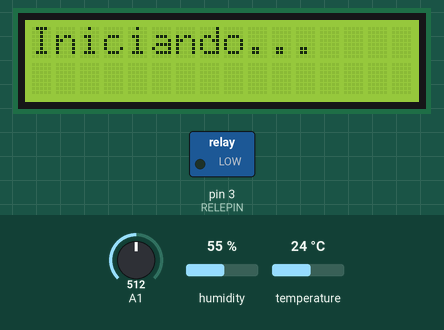
Bench run of a sketch on a simulated Arduino Uno, built with avr-gcc and run on an emulated ATmega328P. Shown: 16×2 character LCD, switched loads named in the sketch (green lamp = pin HIGH). The test bench sets the inputs (shaded band); at power-on: A1 = 512, humidity 55 %, temperature 24 °C. What the sketch prints to the serial monitor is not drawn.

Above: at 0.2 s.
At 3.2 s:
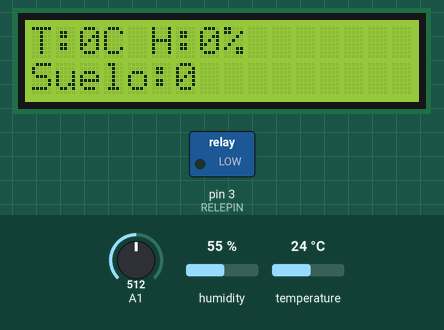
At 30.1 s:
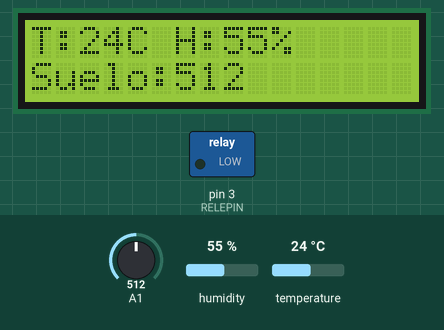

Measured:
- what the display in image 0 shows lasts 3.1 s, from 0.1 s to 3.2 s
- what the display in image 1 shows lasts 26.8 s, from 3.2 s to 30.0 s

The sketch:

SensoresRiegoConLCD_V5.ino
```cpp
/*********************

Example code for the Adafruit RGB Character LCD Shield and Library

This code displays text on the shield, and also reads the buttons on the keypad.
When a button is pressed, the backlight changes color.

**********************/

// include the library code:
#include <LiquidCrystal.h>
#include "DHT.h"

// The shield uses the I2C SCL and SDA pins. On classic Arduinos
// this is Analog 4 and 5 so you can't use those for analogRead() anymore
// However, you can connect other I2C sensors to the I2C bus and share
// the I2C bus.

// These #defines make it easy to set the backlight color
#define WHITE 0x7
#define DHTPIN 2
#define DHTTYPE DHT11
#define RELEPIN 3

LiquidCrystal lcd(8, 9, 4, 5, 6, 7);
DHT dht(DHTPIN, DHTTYPE);

// GLOBAL VARIABLES
unsigned long previousMillis = 0;
const long interval = 1000;
unsigned long previousMillis2 = 0;
// Tiempo entre lecturas de los sensores cuando no se está regando
const long interval2_sinriego = 30000;
// Tiempo entre lecturas de los sensores cuando se está regando
const long interval2_conriego = 5000;
// Tiempo entre lecturas de los sensores
long interval2 = interval2_sinriego;

// Se establece el valor umbral hasta el que hay que regar dependiendo de si hace más calor o hay mayor humedad en el aire
int valor_humedad_riego_normal = 900;
int valor_humedad_riego_extra = 800;
int valor_humedad_riego_reducido = 1000;

// Se establecen los valores de los umbrales a partir de los cuales se regará (umbral_seco), hará más calor y por tanto habrá que regar más (temperatura_min)
// y hay mayor nivel de humedad en el aire y por tanto no hace falta regar tanto (umbral_humedad_aire)
int umbral_seco = valor_humedad_riego_normal;
float temperatura_min = 25.00;
float umbral_humedad_aire = 60.00;

// Se inicializan las variables a un valor que iremos variando a medida que vayamos leyendo los valores de los sensores
int sensorHumedadSueloValue = 0;
float h = 0.00;
float t = 0.00;

// Inicializamos los acumuladores que irán acumulando los valores de las lecturas de los sensores y el contador de lecturas
long int acumulador_sensorHumedadSueloValue = 0;
float acumulador_humedad = 0.00;
float acumulador_temperatura = 0.00;
int contadorLecturas = 0;

// Se inicializan los valores de las medias de los valores de los sensores, para evitar fluctuaciones de los valores de forma inesperada
long int media_sensorHumedadSueloValue = 0;
float media_humedad = 0.00;
float media_temperatura = 0.00;

// El valor de si los sensores están listos o no se inicializa a false para después cambiar su valor a true cuando se haya realizado la primera lectura de sensores válida
bool sensoresListos = false;

// Bandera que cambiará su valor a true cuando se hayan leído correctamente los sensores por primera vez
bool primeraVez = false;

// Bandera que cambia su valor a true si se está regando la planta y, en consecuencia, se calculará la media de las lecturas de los sensores cada menos tiempo
bool regando = false;

// Bloque de configuración inicial
void setup() {
  // Debugging output
  Serial.begin(9600);
  // set up the LCD's number of columns and rows:
  lcd.begin(16, 2);
  dht.begin();
  // Configuramos el pin del relé como pin de salida
  pinMode(RELEPIN, OUTPUT);
  // Inicializamos el relé a un nivel bajo para que esté desactivado hasta que se realice una lectura
  digitalWrite(RELEPIN, LOW);
  // Lanzamos un mensaje de bienvenida al iniciar el programa
  Serial.println("=================================");
  Serial.println("  SISTEMA DE RIEGO AUTOMÁTICO");
  Serial.println("  Iniciando programa de riego...");
  Serial.println("=================================");

  // Lanzamos un mensaje de bienvenida en la pantalla LCD
  lcd.clear();
  lcd.setCursor(0, 0);
  lcd.print("Iniciando...");
  delay(3000);
  lcd.clear();
}

// Bloque iterativo que ejecuta el programa
void loop() {
  unsigned long currentMillis = millis();
  // Leemos los valores de los sensores cada 1 segundos
  if (currentMillis - previousMillis >= interval) {
    previousMillis = currentMillis;
    // Leemos el valor del sensor de humedad del suelo en la entrada analógica "A1"
    sensorHumedadSueloValue = analogRead(A1);
    // Leemos el valor de la humedad del aire en el sensor DHT11
    h = dht.readHumidity();
    // Leemos el valor de la temperatura del ambiente en el sensor DHT11
    t = dht.readTemperature();
    // En caso de que los valores leídos por los sensores no sean los correctos, no se tendrán en cuenta
    if ((!isnan(h) && !isnan(t) && !isnan(sensorHumedadSueloValue)) && (primeraVez == false)) {
      acumulador_sensorHumedadSueloValue = acumulador_sensorHumedadSueloValue + sensorHumedadSueloValue;
      acumulador_humedad = acumulador_humedad + h;
      acumulador_temperatura = acumulador_temperatura + t;
      contadorLecturas = contadorLecturas + 1;
    }
    // En caso de que haya habido una lectura correcta por primera vez
    else if ((!isnan(h) && !isnan(t) && !isnan(sensorHumedadSueloValue)) && (primeraVez == true) && (sensorHumedadSueloValue >= media_sensorHumedadSueloValue-90 && sensorHumedadSueloValue <= media_sensorHumedadSueloValue+90)) {
      acumulador_sensorHumedadSueloValue = acumulador_sensorHumedadSueloValue + sensorHumedadSueloValue;
      acumulador_humedad = acumulador_humedad + h;
      acumulador_temperatura = acumulador_temperatura + t;
      contadorLecturas = contadorLecturas + 1;
    }
  }
  // Si se está regando, se calculará la media de las lecturas de los sensores cada 5 segundos
  if (regando == true) {
    interval2 = interval2_conriego;
  }
  // Si no se está regando, se calculará la media de las lecturas de los sensores cada 30 segundos
  else {
    interval2 = interval2_sinriego;
  }
  // Calculamos la media de los valores de los sensores cada más o menos tiempo según se esté regando o no (una vez que se han leído sus valores varias veces)
  if (currentMillis - previousMillis2 >= interval2) {
    previousMillis2 = currentMillis;
    // Se calcularán las medias siempre y cuando no hayan sido erróneas todas las lecturas
    if (contadorLecturas > 0) {
      // Calculamos las medias de los valores de los sensores
      media_sensorHumedadSueloValue = acumulador_sensorHumedadSueloValue / contadorLecturas;
      media_humedad = acumulador_humedad / contadorLecturas;
      media_temperatura = acumulador_temperatura / contadorLecturas;
      // Imprimimos por el monitor serie los valores de las medias
      Serial.print("Humedad del suelo es: ");
      Serial.println(media_sensorHumedadSueloValue);
      Serial.print("Humedad del aire es: ");
      Serial.print(media_humedad);
      Serial.println(" %");
      Serial.print("Temperatura es: ");
      Serial.print(media_temperatura);
      Serial.println(" ºC");
      primeraVez = true;
      sensoresListos = true;
    }
    else {
      // Si todas las lecturas han sido erróneas, se imprimirá que ha habido un error en todas las lecturas
      Serial.println("¡Error en todas las lecturas de los sensores!");
      lcd.setCursor(0, 0);
      lcd.print("Error en");
      lcd.setCursor(0, 1);
      lcd.print("lecturas");
      sensoresListos = false;
    }
    // Dejamos un hueco entre informaciones de datos
    Serial.println(" ");
    acumulador_sensorHumedadSueloValue = 0;
    acumulador_humedad = 0.00;
    acumulador_temperatura = 0.00;
    contadorLecturas = 0;
  }
  // Si se supera una temperatura, hará más calor y por tanto la planta debe alcanzar un mayor nivel de humedad
  if (media_temperatura >= temperatura_min) {
    umbral_seco = valor_humedad_riego_extra;
  }
  // Si se supera un valor de humedad del aire, habrá mayor humedad en el aire de lo normal y por tanto la planta deberá alcanzar un menor nivel de humedad
  else if (media_humedad >= umbral_humedad_aire) {
    umbral_seco = valor_humedad_riego_reducido;
  }
  // Si las condiciones climáticas son las normales, se deberá alcanzar el nivel de humedad establecido para cuando no hace más calor y no hay tanta humedad
  else {
    umbral_seco = valor_humedad_riego_normal;
  }
  // Si el valor de humedad del suelo supera el umbral en el que está húmeda la planta y los sensores han realizado una lectura correcta,
  // se activará el relé y, por tanto, la bomba de agua hasta que el valor de la humedad del suelo alcance el valor configurado en función de si
  // se supera un umbral de temperatura (hace más calor de lo normal), de si la humedad del aire supera un umbral (hay mayor humedad en el ambiente)
  // o si las condiciones son normales (la temperatura no supera el umbral establecido y la humedad del aire tampoco supera el umbral establecido)
  if ((media_sensorHumedadSueloValue >= umbral_seco) && (sensoresListos == true)){
    // Activa el relé en caso de cumplirse que se supera el valor umbral de humedad del suelo
    digitalWrite(RELEPIN, HIGH);
    // Cambiado el valor de regando a true si se está regando
    regando = true;
    // Escribe el texto "Regando la maceta" en la pantalla LCD cuando se activa el relé
    lcd.setCursor(0, 0);
    lcd.print("Regando maceta");
    lcd.print("   ");
    lcd.setCursor(0, 1);
    lcd.print("Suelo:");
    lcd.print(media_sensorHumedadSueloValue);
    lcd.print("   ");
  }
  else {
    // Desactiva el relé en caso de haber alcanzado el valor umbral de humedad del suelo
    digitalWrite(RELEPIN, LOW);
    // Cambia el valor de regando a false si no se está regando
    regando = false;
    // Escribe en la pantalla LCD los valores de la humedad del suelo, humedad del aire y temperatura cuando el relé está desactivado
    lcd.setCursor(0, 0);
    lcd.print("T:");
    lcd.print((int)media_temperatura);
    lcd.print("C H:");
    lcd.print((int)media_humedad);
    lcd.print("%");
    lcd.print("   ");

    lcd.setCursor(0, 1);
    lcd.print("Suelo:");
    lcd.print(media_sensorHumedadSueloValue);
    lcd.print("   "); // limpia huecos sobrantes
  }
}
```
